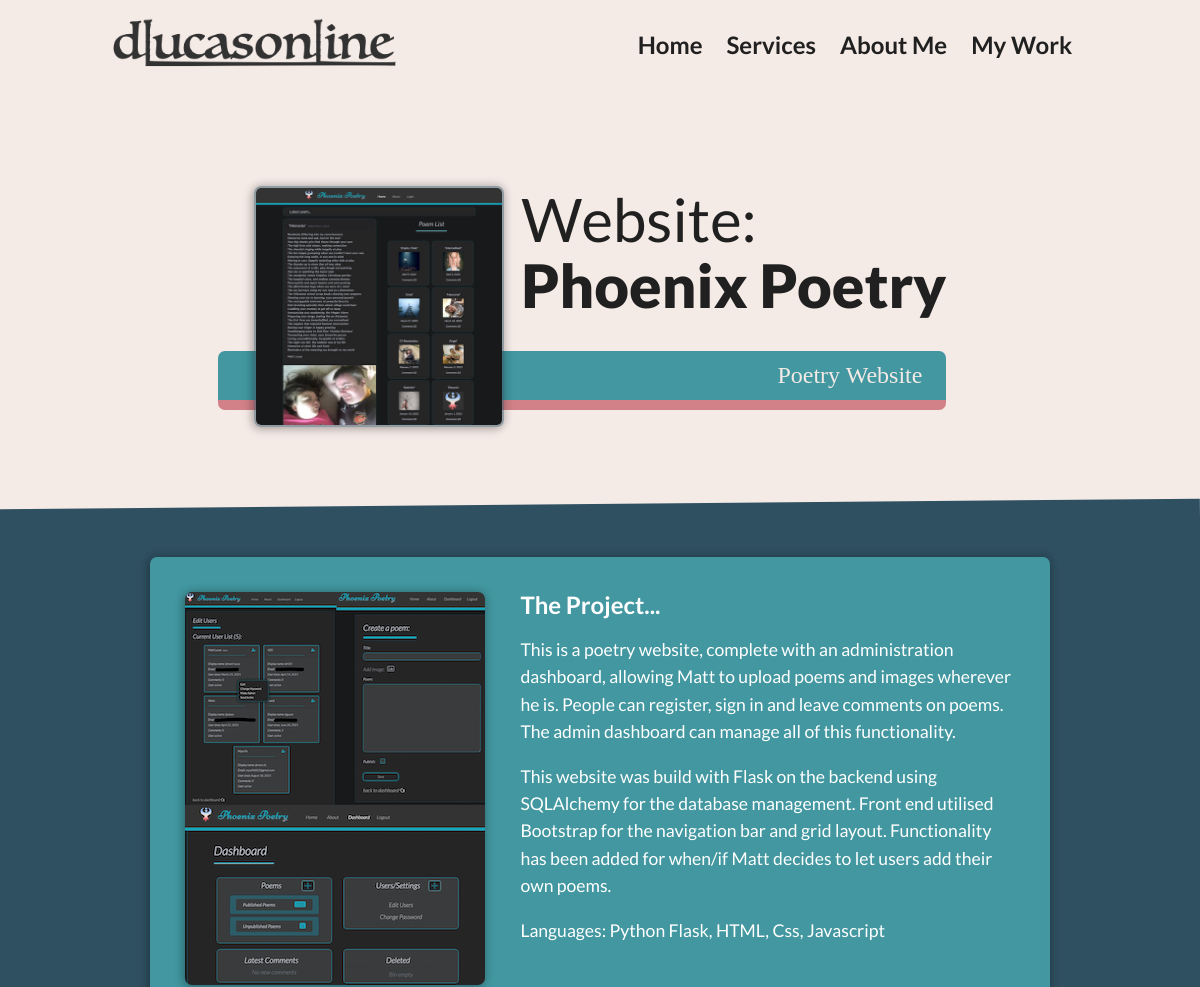
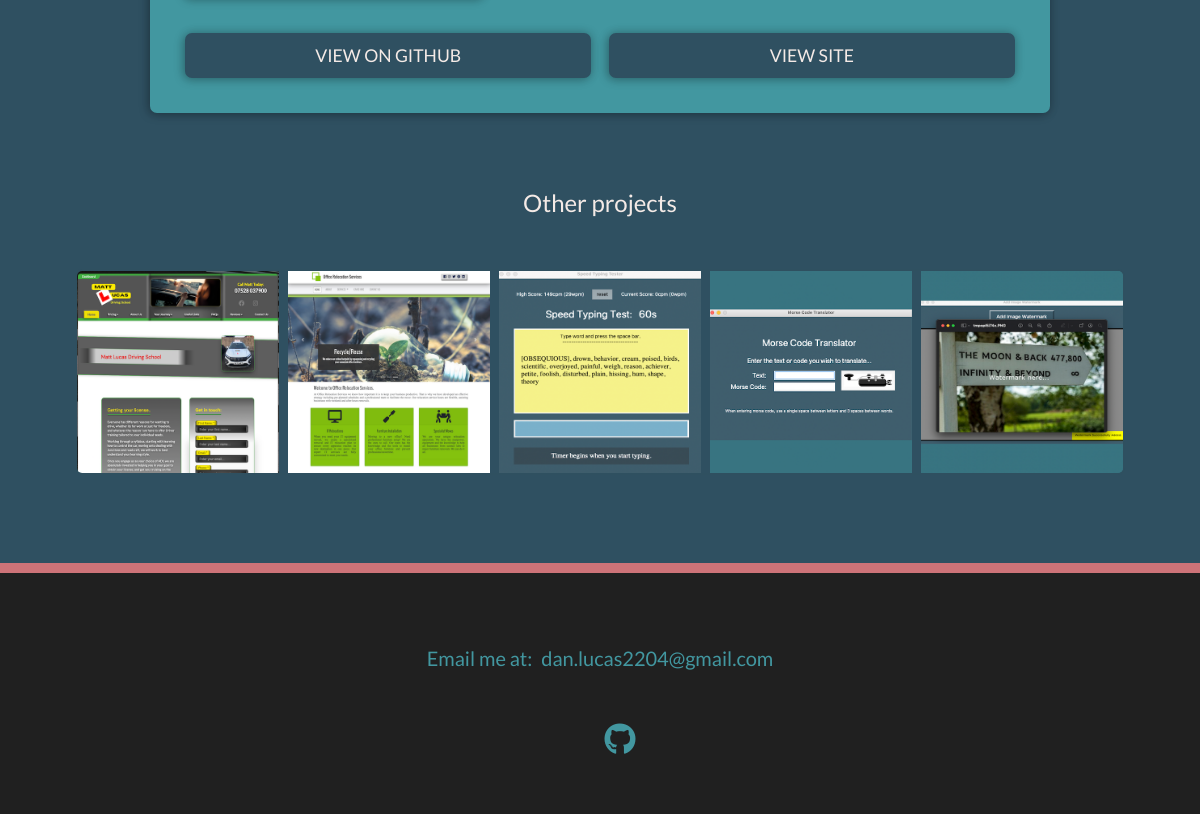
The page /portfolio/1 on the database its author committed (2 pictures, top to bottom).
### app.py (models this page shows)
class Project(db.Model):
  id = db.Column(db.Integer, primary_key=True)
  project_type = db.Column(db.String(150), nullable=False)
  title = db.Column(db.String(150), nullable=False)
  sub_title = db.Column(db.String(150), nullable=False)
  project_general = db.Column(db.String(250), nullable=False)
  project_tools = db.Column(db.String(250), nullable=False)
  project_languages = db.Column(db.String(250), nullable=False)
  main_img = db.Column(db.String(250), nullable=False)
  project_img = db.Column(db.String(250), nullable=False)
  github_link = db.Column(db.String(250))
  website_link = db.Column(db.String(250))

### app.py (the view)
@app.route('/portfolio/<project_id>', methods=['GET', 'POST'])
def portfolio_page(project_id):
  project = Project.query.get_or_404(project_id)
  projects = [item for item in Project.query.all() if item.id != project.id]
  return render_template('portfolio_item.html', title="Portfolio", project=project, projects=projects)

### templates/portfolio_item.html (shortened to what this page needs)
{% extends 'base.html' %}
{% block content %}
<section class="intro project-item" id="intro">
  <h1 class="section__title section__title--intro section__title_portfolio--intro">
    {{ project.project_type }}: <span>{{ project.title }}</span>
  </h1>
  <img
    src="{{ url_for('static', filename='images/' + project.main_img) }}"
    alt=""
    class="intro__img"
  />
  <p class="section__subtitle section__subtitle--intro">{{ project.sub_title }}</p>
</section>
<div class="portfolio-item__details">
  <div class="portfolio-item__content">
    <div class="portfolio-item__info">
      <div class="portfolio-item__text">
        <h3>The Project...</h3>
        <p>{{ project.project_general }}</p>
        <p>{{ project.project_tools }}</p>
        <p>Languages: {{ project.project_languages }}</p>
      </div>
      <img
        src="{{ url_for('static', filename='images/' + project.project_img) }}"
        alt=""
      />
    </div>
    <div class="btn__options">
      <a
        href="https://{{ project.github_link }}"
        target="blank"
        class="btn btn__portfolio"
        style="margin-right: 1em"
        >View On Github</a
      >
      {% if project.website_link %}
      <a
        href="https://{{ project.website_link }}"
        target="blank"
        class="btn btn__portfolio"
        >View site</a
      >
      {% endif %}
    </div>
  </div>
</div>
<section class="my-work__portfolio" id="work">
  <p class="section__subtitle section__subtitle--my-work">Other projects</p>
  <div class="portfolio">
    {% if projects %} {% for project in projects %}
    <a
      href="{{ url_for('portfolio_page', project_id=project.id) }}"
      class="portfolio__item"
    >
      <div class="img_wrapper">
        <img
          src="{{ url_for('static', filename='images/' + project.main_img) }}"
          alt=""
          class="portfolio__img"
        />
      </div>
    </a>
    {% endfor %} {% endif %}
  </div>
</section>
{% endblock content %}

### templates/base.html (shortened to what this page needs)
<!DOCTYPE html>
<html lang="en">
  <head>
    <link rel="stylesheet" href="{{ url_for('static', filename='css/styles.css') }}" />
  </head>
  <body>
    <header id="header">
      <div class="logo">
        <a href="{{ url_for('home') }}">
          <img
            class="logo__img"
            src="{{ url_for('static', filename='images/dlucas_logo.png') }}"
            alt=""
          />
        </a>
      </div>
      <nav class="nav">
        <ul class="nav__list">
          <li class="nav-item">
            <a class="nav__link" href="{{ url_for('home') }}">Home</a>
          </li>
          <li class="nav-item">
            <a class="nav__link" href="{{ url_for('home', _anchor='services') }}"
              >Services</a
            >
          </li>
          <li class="nav-item">
            <a class="nav__link" href="{{ url_for('home', _anchor='about') }}"
              >About Me</a
            >
          </li>
          <li class="nav-item">
            <a class="nav__link" href="{{ url_for('home', _anchor='work') }}">My Work</a>
          </li>
        </ul>
      </nav>
    </header>
     {% block content %} {% endblock content %}
    <footer>
      <p class="footer__link">
        Email me at:
        <a href="mailto:dan.lucas2204@gmail.com">dan.lucas2204@gmail.com</a>
      </p>
      <ul class="social-list">
        <li class="social-list_item">
          <a href="https://github.com/dan2204" target="blank" class="social-list__link"
            ><i class="fa-brands fa-github"></i
          ></a>
        </li>
      </ul>
    </footer>
  </body>
</html>

### rows shown on the page
Project: project_type "Website", title "Phoenix Poetry", main_img (picture), sub_title "Poetry Website", project_general "This is a poetry website, complete with an administration dashboard, allowing Matt to upload poems and images wherever he is. People can register, sign in and leave comments on poems. The admin dashboard can manage all of this functionality.", project_tools "This website was build with Flask on the backend using SQLAlchemy for the database management. Front end utilised Bootstrap for the navigation bar and grid layout. Functionality has been added for when/if Matt decides to let users add their own poems.", project_languages "Python Flask, HTML, Css, Javascript", project_img (picture)
Project: main_img (picture)
Project: main_img (picture)
Project: main_img (picture)
Project: main_img (picture)
Project: main_img (picture)
